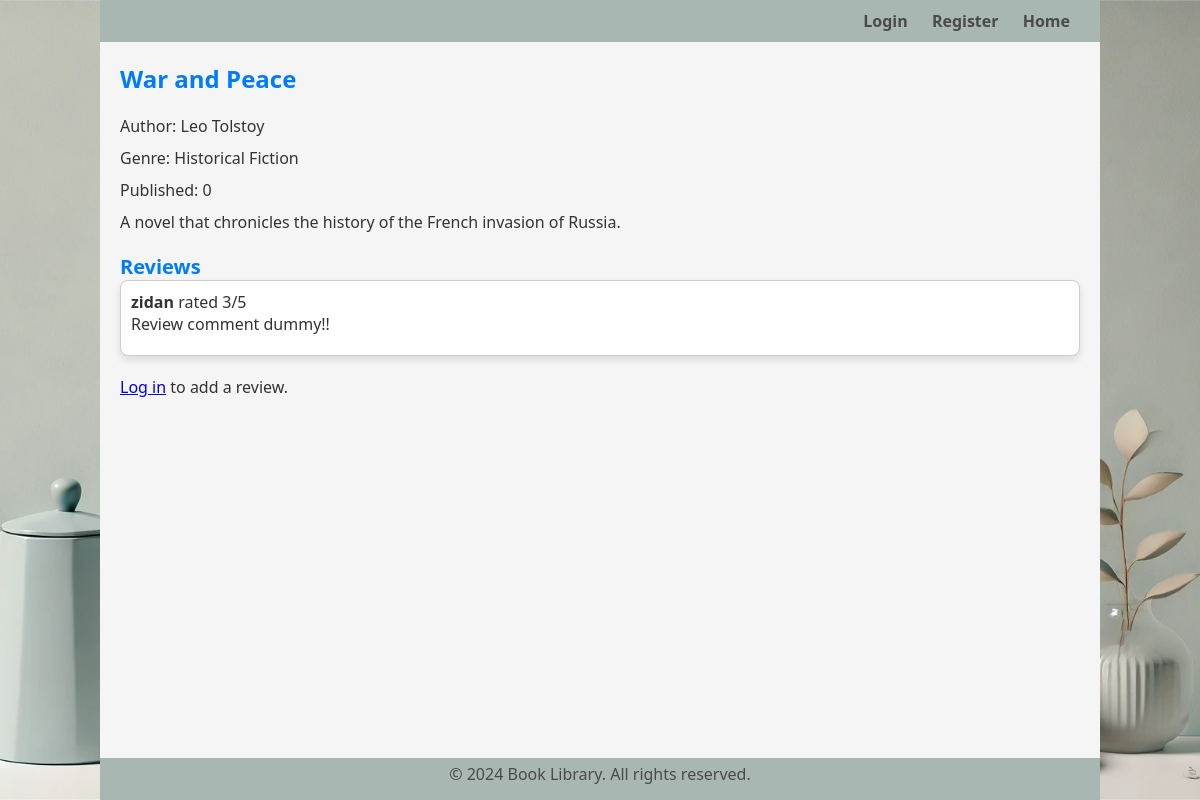
Page /book.php?id=6 on the committed database.
### tables this page shows
CREATE TABLE `books` (
  `id` int(11) NOT NULL,
  `title` varchar(255) NOT NULL,
  `author` varchar(255) NOT NULL,
  `genre` varchar(255) NOT NULL,
  `published_year` year(4) NOT NULL,
  `summary` text NOT NULL,
  `created_at` timestamp NOT NULL DEFAULT current_timestamp()
);

CREATE TABLE `reviews` (
  `id` int(11) NOT NULL,
  `user_id` int(11) NOT NULL,
  `book_id` int(11) NOT NULL,
  `rating` tinyint(4) NOT NULL,
  `review` text NOT NULL,
  `created_at` timestamp NOT NULL DEFAULT current_timestamp(),
  `updated_at` timestamp NULL DEFAULT NULL ON UPDATE current_timestamp()
);

CREATE TABLE `users` (
  `id` int(11) NOT NULL,
  `username` varchar(255) NOT NULL,
  `password` varchar(255) NOT NULL,
  `email` varchar(255) NOT NULL,
  `created_at` timestamp NOT NULL DEFAULT current_timestamp()
);

### src/Controller/BookController.php (called while the page is built, shortened)
<?php
require __DIR__ . '/../../config/database.php';
class BookController
{
    public function getBook($book_id)
    {
        global $pdo;
        try {
            $stmt = $pdo->prepare('SELECT * FROM books WHERE id = ?');
            $stmt->execute([$book_id]);
            $book = $stmt->fetch();
            return $book;
        } catch (PDOException $e) {
            BookLogger::logError($e);
            ShowError::show404Page();
        }
    }
}

### src/Controller/ReviewController.php (called while the page is built, shortened)
<?php
require __DIR__ . '/../../config/database.php';
class ReviewController
{
    public function getReviews($book_id)
    {
        global $pdo;
        try {
            $stmt = $pdo->prepare('SELECT r.*, u.username FROM reviews r JOIN users u ON r.user_id = u.id WHERE r.book_id = ?');
            $stmt->execute([$book_id]);
            return $stmt->fetchAll();
        } catch (PDOException $e) {
            BookLogger::logError($e);
            ShowError::show404Page();
        }
    }
}

### public/book.php (the view, shortened to what this page needs)
<?php
require '../src/Controller/ReviewController.php';
require '../src/Controller/BookController.php';
$reviewController = new ReviewController();
$bookController = new BookController();
$book_id = $_GET['id'];
$book = $bookController->getBook($book_id);
$reviews = $reviewController->getReviews($book_id);
?>
<!DOCTYPE html>
<html lang="en">
<head>
    <link rel="stylesheet" href="../assets/css/style.css">
</head>
<body class="review-page">
    <?php include '../templates/header.php'; ?>
    <div class="container">
        <h1><?php echo htmlspecialchars($book['title']); ?></h1>
        <p>Author: <?php echo htmlspecialchars($book['author']); ?></p>
        <p>Genre: <?php echo htmlspecialchars($book['genre']); ?></p>
        <p>Published: <?php echo htmlspecialchars($book['published_year']); ?></p>
        <p><?php echo htmlspecialchars($book['summary']); ?></p>
        <h2>Reviews</h2>
        <ul>
            <?php foreach ($reviews as $review): ?>
                        <li>
                            <strong><?php echo htmlspecialchars($review['username']); ?></strong> rated <?php echo htmlspecialchars($review['rating']); ?>/5
                            <p><?php echo htmlspecialchars($review['review']); ?></p>
                        </li>
            <?php endforeach; ?>
        </ul>
        <?php if (isset($_SESSION['user_id'])): ?>
                    <?php
                    $userReview = $reviewController->getUserReview($book_id, $_SESSION['user_id']);
                    ?>
                    <?php if ($userReview): ?>
                                <h2>Your Review</h2>
                                <p><strong>Your Rating:</strong> <?php echo htmlspecialchars($userReview['rating']); ?>/5</p>
                                <p><strong>Your Review:</strong> <?php echo htmlspecialchars($userReview['review']); ?></p>
                                <a href="edit_review.php?book_id=<?php echo $book_id; ?>">Edit your review</a>
                    <?php else: ?>
                                <h2>Add a review</h2>
                                <form id="reviewForm" method="POST" action="add_review.php">
                                    <input type="hidden" name="book_id" value="<?php echo $book_id; ?>">
                                    <div class="star-rating-container">
                                        <label for="rating">Rating:</label>
                                        <div class="star-rating" id="starRating">
                                            <input type="radio" name="rating" value="5" id="5" required><label for="5">☆</label>
                                            <input type="radio" name="rating" value="4" id="4"><label for="4">☆</label>
                                            <input type="radio" name="rating" value="3" id="3"><label for="3">☆</label>
                                            <input type="radio" name="rating" value="2" id="2"><label for="2">☆</label>
                                            <input type="radio" name="rating" value="1" id="1"><label for="1">☆</label>
                                        </div>
                                    </div>
                                    <label for="review">Review:</label>
                                    <textarea name="review" id="reviewText" required></textarea>
                                    <button type="submit" id="submitButton" disabled>Submit</button>
                                </form>
                    <?php endif; ?>
        <?php else: ?>
                    <p><a href="login.php">Log in</a> to add a review.</p>
        <?php endif; ?>
    </div>
    <?php include '../templates/footer.php'; ?>
</body>
</html>

### assets/css/style.css (style rules this page uses)
* { margin: 0; padding: 0; box-sizing: border-box; font-family: 'Segoe UI', Tahoma, Geneva, Verdana, sans-serif; }
html, body { height: 100%; }
body { background: url('../images/background.png') no-repeat center center fixed; background-size: cover; display: flex; flex-direction: column; color: #333; }
.container { background-color: rgba(255, 255, 255, 0.8); width: 100%; max-width: 1000px; padding: 20px; margin: 0 auto; flex: 1; justify-content: center; }
h1 { margin-bottom: 20px; font-size: 24px; color: #007bff; }
h2 { margin-top: 20px; font-size: 20px; color: #007bff; }
p { font-size: 16px; margin-bottom: 10px; }
ul { list-style-type: none; padding: 0; }
li { margin-bottom: 20px; border: 1px solid #ccc; padding: 10px; border-radius: 8px; background-color: #fff; box-shadow: 0 4px 8px rgba(0, 0, 0, 0.1); }
.review-page .container, .edit-review-page .container { background-color: whitesmoke; width: 100%; max-width: 1000px; padding: 20px; margin: 0 auto; flex: 1; justify-content: center; }

### rows in the picture
books: title "War and Peace", author "Leo Tolstoy", genre "Historical Fiction", published_year "0", summary "A novel that chronicles the history of the French invasion of Russia."
reviews: user.username "zidan", rating "3", review "Review comment dummy!!"
